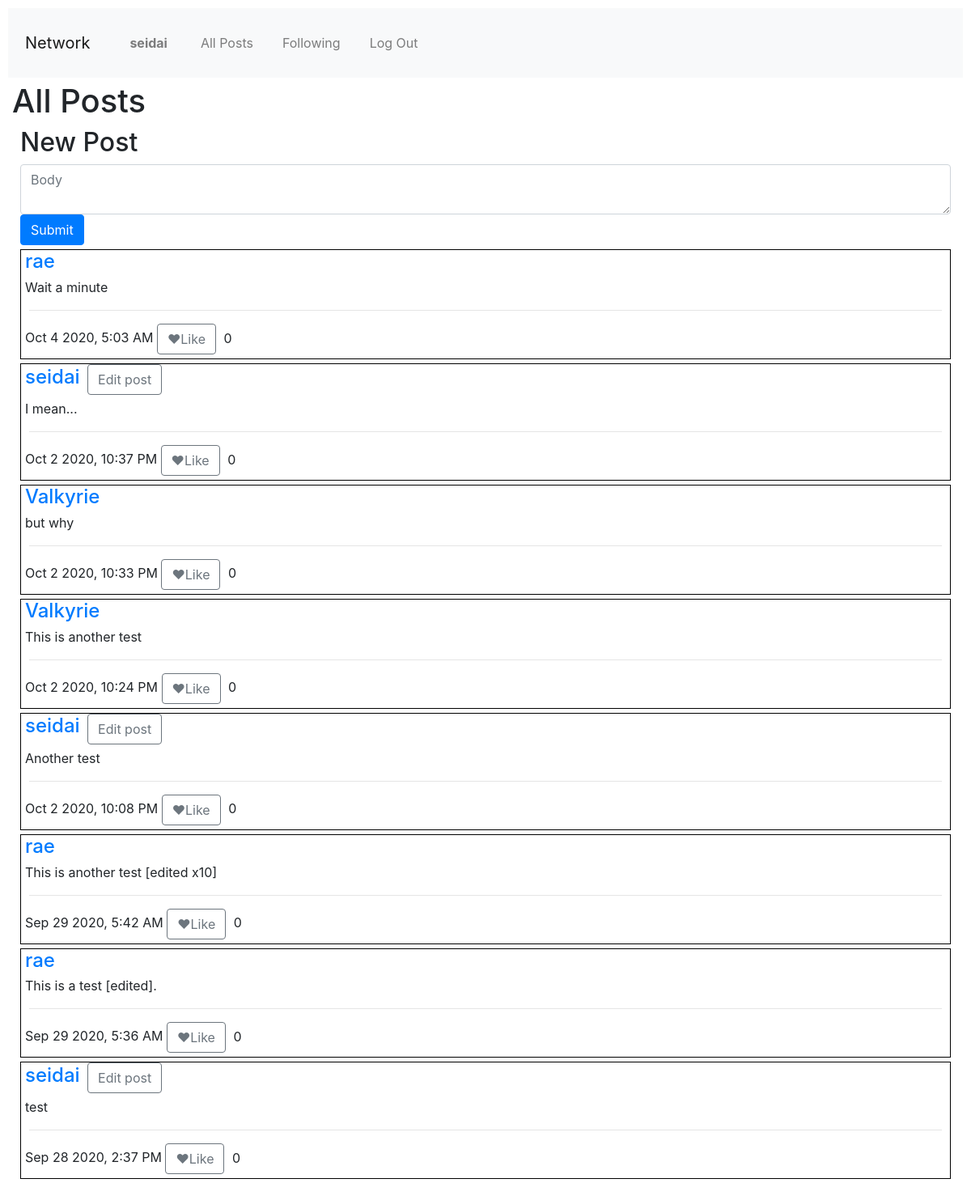
/ (signed in), run on the app's committed database.
### network/models.py (models this page shows)
class User(AbstractUser):
    follows = models.ManyToManyField("self", symmetrical=False, related_name="followed_by")

class Post(models.Model):
    user = models.ForeignKey("User", on_delete=models.CASCADE, related_name="posts")
    body = models.TextField(blank=True)
    timestamp = models.DateTimeField(auto_now_add=True)
    likes = models.ManyToManyField("User", blank=True, related_name="posts_liked")
    def serialize(self):
        return {
            "id": self.id,
            "user": self.user.username,
            "user_id": self.user.id,
            "body": self.body,
            "timestamp": self.timestamp.strftime("%b %-d %Y, %-I:%M %p"),
            "likes": [user.id for user in self.likes.all()],
        }

### network/views.py (the view)
# urls.py: path("", views.index, name="index"),
def index(request):
    server_posts = Post.objects.order_by('-timestamp').all()
    paginator = Paginator([post.serialize() for post in server_posts], 10)
    page_number = request.GET.get('page')
    page_obj = paginator.get_page(page_number)
    return render(request, "network/index.html",{
        "page_obj":page_obj
    })

### network/templates/network/index.html (shortened to what this page needs)
{% extends "network/layout.html" %}
{% load static %}
{% block body %}
    <h1>All Posts</h1>
    <div>
        {% if user.is_authenticated %}
        <div>
            <h2>New Post</h2>
            <form id="compose-form">
                <textarea class="form-control" id="compose-body" placeholder="Body"></textarea>
                <input type="submit" class="btn btn-primary"/>
            </form>
        </div>
        {% endif %}
        {% include "network/posts.html" with page_obj=page_obj %}
    </div>
{% endblock %}

### network/templates/network/layout.html (shortened to what this page needs)
{% load static %}
<!DOCTYPE html>
<html lang="en">
    <head>
        <link rel="stylesheet" href="https://stackpath.bootstrapcdn.com/bootstrap/4.4.1/css/bootstrap.min.css">
        <link href="{% static 'network/styles.css' %}" rel="stylesheet">
    </head>
    <body>
        <nav class="navbar navbar-expand-lg navbar-light bg-light">
            <a class="navbar-brand" href="{% url 'index' %}">Network</a>
            <div>
              <ul class="navbar-nav mr-auto">
                {% if user.is_authenticated %}
                    <li class="nav-item">
                        <a class="nav-link" href="{% url 'profile' user.id %}"><strong>{{ user.username }}</strong></a>
                    </li>
                {% endif %}
                <li class="nav-item">
                  <a class="nav-link" href="{% url 'index' %}">All Posts</a>
                </li>
                {% if user.is_authenticated %}
                    <li class="nav-item">
                        <a class="nav-link" href="{% url 'following' %}">Following</a>
                    </li>
                    <li class="nav-item">
                        <a class="nav-link" href="{% url 'logout' %}">Log Out</a>
                    </li>
                {% endif %}
              </ul>
            </div>
          </nav>
        <div class="body">
            {% block body %}
            {% endblock %}
        </div>
    </body>
</html>

### network/templates/network/posts.html (shortened to what this page needs)
<div id="posts-container">
    {% for post in page_obj %}
    <div class="post" style="border:black 1px solid">
        <a href="{% url 'profile' post.user_id %}" class="h4 post-user">{{post.user}}</a>
        {% if user.id == post.user_id %}
        <button name="edit" data-post-id="{{post.id}}" class="btn btn-outline-secondary">Edit post</button>
        {% endif %}
        <div class="post-body">{{post.body}}</div>
        <div class="post-foot">
            <hr>
            {{post.timestamp}}
            {% if user.is_authenticated%}
            <button name="like" data-post-id="{{post.id}}" class="btn btn-outline-secondary">❤Like</button>
            <span class="like-counter">0</span>
            {% endif %}
        </div>
    </div>
    {% endfor %}
</div>

### network/static/network/styles.css (style rules this page uses)
* { margin: 5px; }

### data on the page
User: username "seidai", user "seidai" "seidai" "seidai"
User: user "rae" "rae" "rae"
Post: body "Wait a minute"
Post: body "I mean..."
User: user "Valkyrie" "Valkyrie"
Post: body "but why"
Post: body "This is another test"
Post: body "Another test"
Post: body "This is another test [edited x10]"
Post: body "This is a test [edited]."
Post: body "test"

### other printed values
{{ post.timestamp }} "Oct 4 2020, 5:03 AM" "Oct 2 2020, 10:37 PM" "Oct 2 2020, 10:33 PM" "Oct 2 2020, 10:24 PM" "Oct 2 2020, 10:08 PM" "Sep 29 2020, 5:42 AM" "Sep 29 2020, 5:36 AM" "Sep 28 2020, 2:37 PM"
